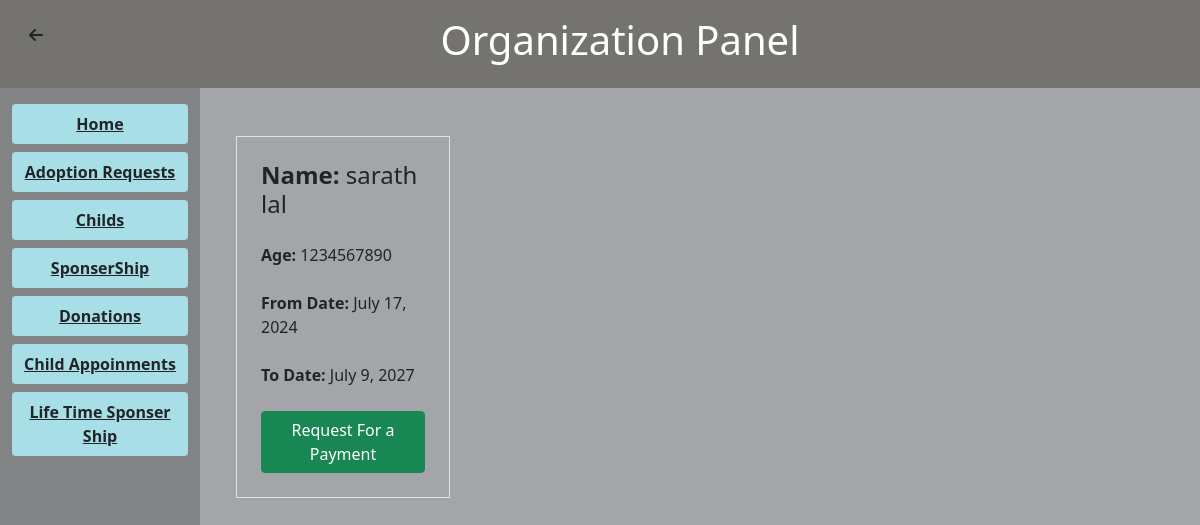
The app's page /org/child/sponser/lifetime/24/ with its own data.
### ca/models.py (models this page shows, shortened)
class LifeTimeSponserShip(models.Model):
    child =  models.ForeignKey(ChildDetails,on_delete=models.CASCADE)
    sponser =  models.ForeignKey(UserCust,on_delete=models.CASCADE)
    date_from = models.DateField()
    date_to = models.DateField()

class CustomUser(AbstractUser):
    user_type_choices = [
        ('Admin', 'Admin'),
        ('User', 'User'),
    ]
    user_type = models.CharField(max_length=50, choices=user_type_choices, default='User')
    is_organization = models.BooleanField(default=False)

class UserCust(CustomUser):
    GENDER_CHOICES = (('male', 'Male'),('female', 'Female'),('other', 'Other'))
    fname=models.CharField(max_length=50,null=True)
    lname=models.CharField(max_length=50,null=True)
    emailaddress=models.EmailField(max_length=254,null=True)
    gender = models.CharField(max_length=20, choices=GENDER_CHOICES)
    location= models.CharField(max_length=30)
    addresss=models.TextField()
    phone_number=models.CharField(max_length=10)

### ca/views.py (the view)
# urls.py: path('org/child/sponser/lifetime/<int:pk>/',views.org_child_detail_sp,name='c_l_s')
def org_child_detail_sp(request, pk):
    lifetime_sponsership = get_object_or_404(LifeTimeSponserShip, id=pk)
    today = timezone.now().date()
    lifetime_sponserships = LifeTimeSponserShip.objects.filter(child=lifetime_sponsership.child, date_to__gte=today)
    if request.method == 'POST':
        form = LifeTimeSponserShipNeedsForm(request.POST)
        if form.is_valid():
            sponsorship_need = form.save(commit=False)
            sponsorship_need.lifeTimesponserShip = lifetime_sponsership
            sponsorship_need.save()
            return redirect('org_csl')  # Replace 'success_url' with your actual success URL
    else:
        form = LifeTimeSponserShipNeedsForm()
    return render(request, 'org_life_t_childs.html', {
        'lifetime_sponserships': lifetime_sponserships,
        'form': form
    })

### ca/templates/org_life_t_childs.html (shortened to what this page needs)
{% extends 'organization_panel.html' %}
{%load static%}
{%block home%}
<div class="container">
    <div class="row g-4">
        {% for ch in lifetime_sponserships %}
        <div class="col-lg-6 col-xl-3">
            <div class="blog-item">
                <div class="text-dark border p-4 ">
                    <h4 class="mb-4"><span class="fw-bold">Name:</span> {{ch.sponser.fname}} {{ch.sponser.lname}}</h4>
                    <p class="mb-4"><span class="fw-bold">Age:</span> {{ch.sponser.phone_number}}</p>
                    <p class="mb-4"><span class="fw-bold">From Date:</span> {{ch.date_from}}</p>
                    <p class="mb-4"><span class="fw-bold">To Date:</span> {{ch.date_to}}</p>
                    <button type="button" class="btn btn-success" data-bs-toggle="modal" data-bs-target="#exampleModal{{ ad.id }}">
                        Request For a Payment
                      </button>
                </div>
            </div>
        </div>
        {% endfor %}
    </div>
</div>
{%endblock%}

### records on screen
LifeTimeSponserShip: sponser.fname "sarath", sponser.lname "lal", sponser.phone_number "1234567890", date_from "July 17, 2024", date_to "July 9, 2027"
